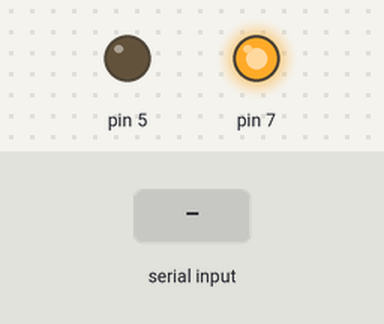
This sketch was run on a simulated Arduino Uno, built with avr-gcc and run on an emulated ATmega328P. Parts: output pins drawn as LEDs (lit = HIGH). Inputs (shaded band) come from the test bench. What the sketch prints to the serial monitor is not drawn.

Above: at 1.2 s.
1.3 s: "1" received over Serial
At 2.5 s:
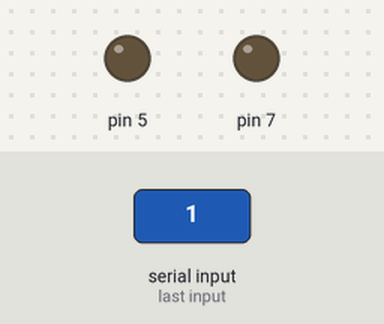
2.8 s: "0" received over Serial
At 3.7 s:
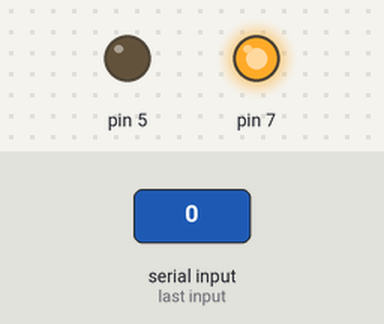
Timing chart, 0 to 5.8 s (numbered marks = the images above; inputs shaded):
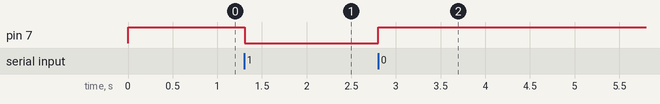

The sketch:

run.ino
```cpp
bool isEnable;

void setup() {
  isEnable = true;
  Serial.begin(9600);
  pinMode(2, INPUT);
  pinMode(7, OUTPUT);
  pinMode(5, OUTPUT);
  Serial.write(0);
}

void loop() {
  if ( Serial.available() > 0 ) {//PCから何か信号が来た時の処理
    char inkey;
    inkey = Serial.read();
    Serial.write(inkey);
    //Serial.print( inkey );

    switch (inkey) {
      case '1': isEnable = false; break;
      case '0': isEnable = true; break;
      default : break;
    }
  }
  if (isEnable) {
    digitalWrite(7, HIGH);
  } else {
    digitalWrite(7, LOW);
  }
  /*
    int sw = analogRead(2);
    if (sw == HIGH) {
      Serial.write(1);
    }
    else if (sw == LOW) {
      Serial.write(0);
    }
  */
  delay(5);
}
```

Measured:
- after the input at 1.3 s, pin 7: HIGH → LOW at once
- after the input at 2.8 s, pin 7: LOW → HIGH at once
